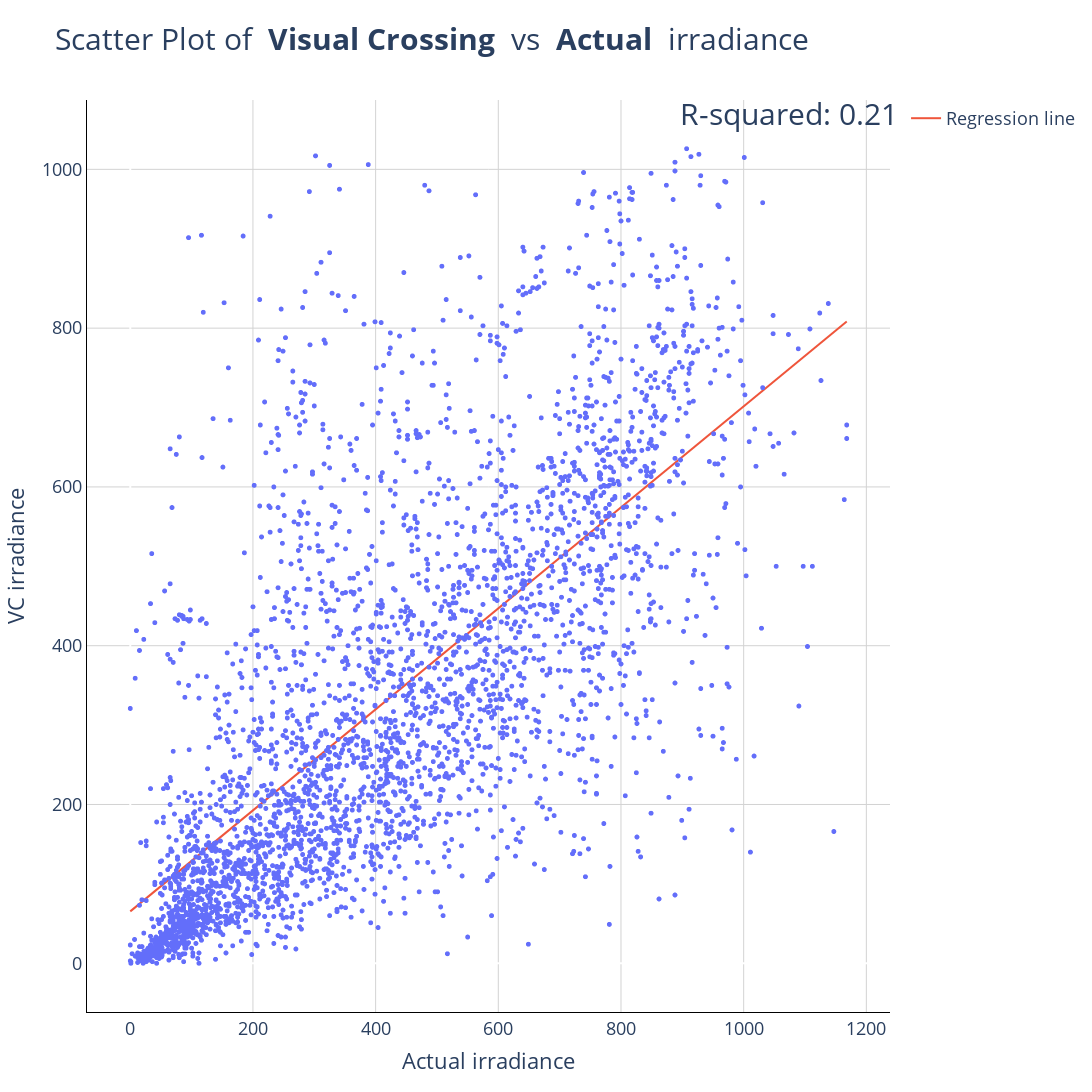

The notebook cell this image was saved under:
### Code cell
# plot R-squared value
# plot linear regression line
from sklearn.linear_model import LinearRegression
from sklearn.metrics import r2_score
import numpy as np

r2 = r2_score(df['VC irradiance'], df['Actual irradiance'])
r2

fig.add_annotation(
    x=0.5,
    y=0.9,
    xref='paper',
    yref='paper',
    text=f'R-squared: {r2:.2f}',
    showarrow=False,
    font=dict(size=30),
    xshift=300,
    yshift=100
)


X = df['Actual irradiance'].values.reshape(-1, 1)
y = df['VC irradiance'].values

model = LinearRegression()
model.fit(X, y)

x_range = np.linspace(X.min(), X.max(), 100)
y_range = model.predict(x_range.reshape(-1, 1))

fig.add_trace(go.Scatter(x=x_range, y=y_range, mode='lines', 
                         name='Regression line'))

fig.update_layout(font=dict(size=18), title_font=dict(size=30))

fig.show()
# fig.write_html('VC_vs_Actual_irradiance.html')
# fig.write_image('Ivsc_Iactual.pdf')

### Figure 1 — Plotly figure (JSON) as saved in the notebook; plotly's stock layout.template omitted (floating-point values rounded to 4 significant figures; data arrays with more than 128 entries replaced by an {"elided": "..."} marker saying what was removed)
{"data": [{"hovertemplate": "Actual irradiance=%{x}<br>VC irradiance=%{y}<extra></extra>", "legendgroup": "", "marker": {"color": "#636efa", "size": 5, "symbol": "circle"}, "mode": "markers", "name": "", "showlegend": false, "type": "scattergl", "x": {"elided": "3524 int values"}, "xaxis": "x", "y": {"elided": "3524 int values"}, "yaxis": "y"}, {"mode": "lines", "name": "Regression line", "type": "scatter", "x": [0, 11.8, 23.6, 35.39, 47.19, 58.99, 70.79, 82.59, 94.38, 106.2, 118.0, 129.8, 141.6, 153.4, 165.2, 177.0, 188.8, 200.6, 212.4, 224.2, 236.0, 247.8, 259.6, 271.4, 283.2, 294.9, 306.7, 318.5, 330.3, 342.1, 353.9, 365.7, 377.5, 389.3, 401.1, 412.9, 424.7, 436.5, 448.3, 460.1, 471.9, 483.7, 495.5, 507.3, 519.1, 530.9, 542.7, 554.5, 566.3, 578.1, 589.9, 601.7, 613.5, 625.3, 637.1, 648.9, 660.7, 672.5, 684.3, 696.1, 707.9, 719.7, 731.5, 743.3, 755.1, 766.9, 778.7, 790.5, 802.3, 814.1, 825.9, 837.7, 849.5, 861.3, 873.1, 884.8, 896.6, 908.4, 920.2, 932.0, 943.8, 955.6, 967.4, 979.2, 991.0, 1003.0, 1015.0, 1026.0, 1038.0, 1050.0, 1062.0, 1074.0, 1085.0, 1097.0, 1109.0, 1121.0, 1133.0, 1144.0, 1156.0, 1168], "y": [65.36, 72.87, 80.37, 87.88, 95.39, 102.9, 110.4, 117.9, 125.4, 132.9, 140.4, 147.9, 155.4, 162.9, 170.4, 177.9, 185.5, 193.0, 200.5, 208.0, 215.5, 223.0, 230.5, 238.0, 245.5, 253.0, 260.5, 268.0, 275.5, 283.0, 290.5, 298.0, 305.5, 313.0, 320.5, 328.1, 335.6, 343.1, 350.6, 358.1, 365.6, 373.1, 380.6, 388.1, 395.6, 403.1, 410.6, 418.1, 425.6, 433.1, 440.6, 448.1, 455.6, 463.2, 470.7, 478.2, 485.7, 493.2, 500.7, 508.2, 515.7, 523.2, 530.7, 538.2, 545.7, 553.2, 560.7, 568.2, 575.7, 583.2, 590.7, 598.3, 605.8, 613.3, 620.8, 628.3, 635.8, 643.3, 650.8, 658.3, 665.8, 673.3, 680.8, 688.3, 695.8, 703.3, 710.8, 718.3, 725.8, 733.3, 740.9, 748.4, 755.9, 763.4, 770.9, 778.4, 785.9, 793.4, 800.9, 808.4]}], "layout": {"annotations": [{"font": {"size": 30}, "showarrow": false, "text": "R-squared: 0.21", "x": 0.5, "xref": "paper", "xshift": 300, "y": 0.9, "yref": "paper", "yshift": 100}], "font": {"size": 18}, "height": 1200, "legend": {"tracegroupgap": 0}, "plot_bgcolor": "white", "title": {"font": {"size": 30}, "text": "Scatter Plot of <b> Visual Crossing </b> vs <b> Actual </b> irradiance"}, "width": 1200, "xaxis": {"anchor": "y", "domain": [0, 1], "gridcolor": "lightgrey", "linecolor": "black", "showgrid": true, "title": {"text": "Actual irradiance"}}, "yaxis": {"anchor": "x", "domain": [0, 1], "gridcolor": "lightgrey", "linecolor": "black", "showgrid": true, "title": {"text": "VC irradiance"}}}}
